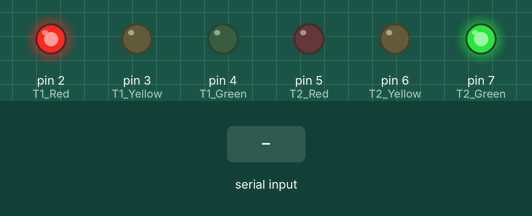
Simulated run of this sketch. Board: Arduino Uno, built with avr-gcc and run on an emulated ATmega328P. Parts: output pins drawn as LEDs (lit = HIGH). Inputs (shaded band) come from the test bench.

Above: at 1.2 s.
1.3 s: "OR" received over Serial
At 2.6 s:
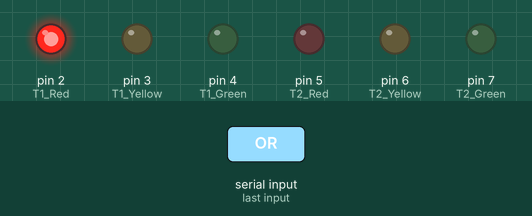
3.8 s: "OY" received over Serial
At 5.7 s:
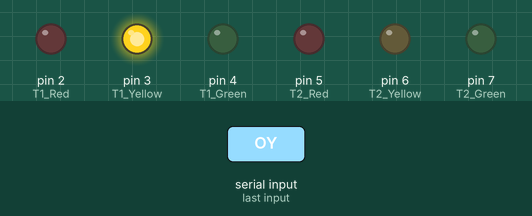
6.3 s: "OG" received over Serial
At 7.6 s:
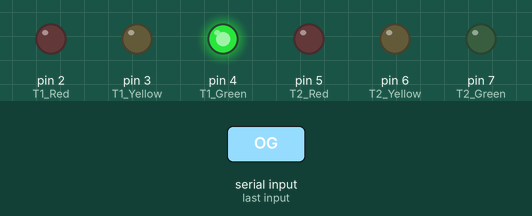
8.7 s: "TR" received over Serial
At 10.6 s:
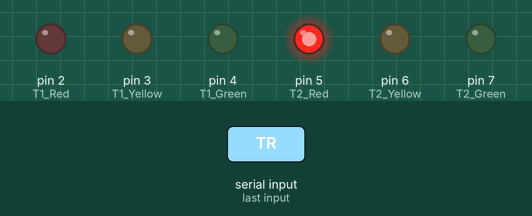
11.1 s: "TY" received over Serial
At 12.5 s:
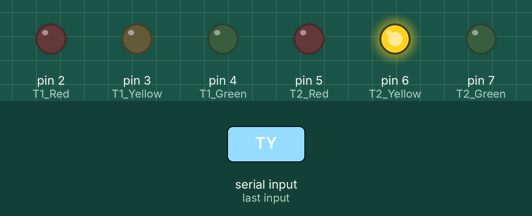
13.6 s: "TG" received over Serial
At 15.5 s:
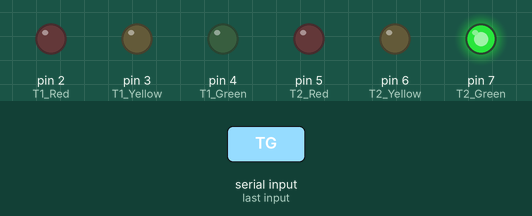
Timing chart, 0 to 17.0 s (numbered marks = the images above; inputs shaded):
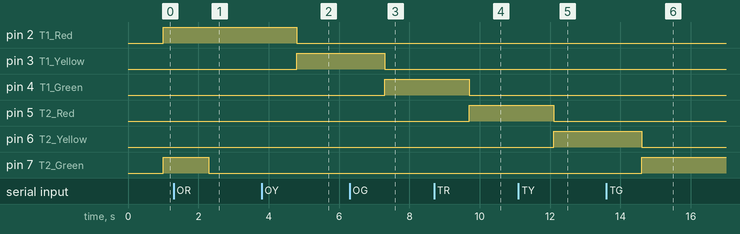

The sketch:

Android_Lab.ino
```cpp
/*
  oneRed "OR"
  oneYellow "OY"
  oneGreen "OG"
  twoRed "TR"
  twoYellow "TY"
  twoGreen "TG"
  stop "TF"
  turnAuto "TA"
*/

#define T1_Red 2
#define T1_Yellow 3
#define T1_Green 4

#define T2_Red 5
#define T2_Yellow 6
#define T2_Green 7

#define RGTime  5
#define YTime 2

String Command;

boolean AutoMode = HIGH;
byte State = 1;
byte Counter = 0;
long LastTic;

void setup() {
  // put your setup code here, to run once:
  Serial.begin(38400);
  pinMode(T1_Red,OUTPUT);
  pinMode(T1_Yellow,OUTPUT);
  pinMode(T1_Green,OUTPUT);
  pinMode(T2_Red,OUTPUT);
  pinMode(T2_Yellow,OUTPUT);
  pinMode(T2_Green,OUTPUT);

  LastTic = millis();
  stopAll();
}

void loop() {

  if(AutoMode){
    if(millis()-LastTic >= 1000){
      autoMode();
      LastTic = millis();
    }
  }

  if(Serial.available()){
    Command = Serial.readString();
    handleCommand();
  }
}

void handleCommand(){

  stopAll();
  AutoMode = LOW;

  if(Command == "OR"){
    turnOnPin(T1_Red);
  }else if(Command == "OY"){
    turnOnPin(T1_Yellow);
  }else if(Command == "OG"){
    turnOnPin(T1_Green);
  }else if(Command == "TR"){
    turnOnPin(T2_Red);
  }else if(Command == "TY"){
    turnOnPin(T2_Yellow);
  }else if(Command == "TG"){
    turnOnPin(T2_Green);
  }else if(Command == "TF"){
    stopAll();
  }else if(Command == "TA"){
    AutoMode = HIGH;
    LastTic = millis();
    State = 1;
    Counter = 0;
    autoMode();
  }else{
    Serial.println("Error");
  }
}

void stopAll(){
  stopOne();
  stopTwo();
}

void stopOne(){
  digitalWrite(T1_Red,LOW);
  digitalWrite(T1_Yellow,LOW);
  digitalWrite(T1_Green,LOW);
}

void stopTwo(){
  digitalWrite(T2_Red,LOW);
  digitalWrite(T2_Yellow,LOW);
  digitalWrite(T2_Green,LOW);
}

void turnOnPin(int pinNumber){
  digitalWrite(pinNumber, HIGH);
  //Serial.println(pinNumber);
}

void autoMode(){
  Counter++;
  if(State==1){ //1R 2G
    stopAll();
    turnOnPin(T1_Red);
    turnOnPin(T2_Green);
    if(Counter >= RGTime){
      State ++;
      Counter = 0;
    }
  }else if(State==2){
    stopAll();
    turnOnPin(T1_Red);
    turnOnPin(T2_Green);
    turnOnPin(T2_Yellow);
    if(Counter >= YTime){
      State ++;
      Counter = 0;
    }
  }else if(State==3){
    stopAll();
    turnOnPin(T1_Green);
    turnOnPin(T2_Red);
    if(Counter >= RGTime){
      State ++;
      Counter = 0;
    }
  }else if(State==4){
    stopAll();
    turnOnPin(T1_Green);
    turnOnPin(T1_Yellow);
    turnOnPin(T2_Red);
    if(Counter >= YTime){
      State ++;
      Counter = 0;
    }
  }
  if(State==5)
    State = 1;
}
```

Measured:
- after the input at 1.3 s, pin 7 (T2_Green): HIGH → LOW after 1.0 s
- after the input at 3.8 s, pin 2 (T1_Red): HIGH → LOW after 1.0 s; pin 3 (T1_Yellow): LOW → HIGH after 1.0 s
- after the input at 6.3 s, pin 3 (T1_Yellow): HIGH → LOW after 1.0 s; pin 4 (T1_Green): LOW → HIGH after 1.0 s
- after the input at 8.7 s, pin 4 (T1_Green): HIGH → LOW after 1.0 s; pin 5 (T2_Red): LOW → HIGH after 1.0 s
- after the input at 11.1 s, pin 5 (T2_Red): HIGH → LOW after 1.0 s; pin 6 (T2_Yellow): LOW → HIGH after 1.0 s
- after the input at 13.6 s, pin 6 (T2_Yellow): HIGH → LOW after 1.0 s; pin 7 (T2_Green): LOW → HIGH after 1.0 s
